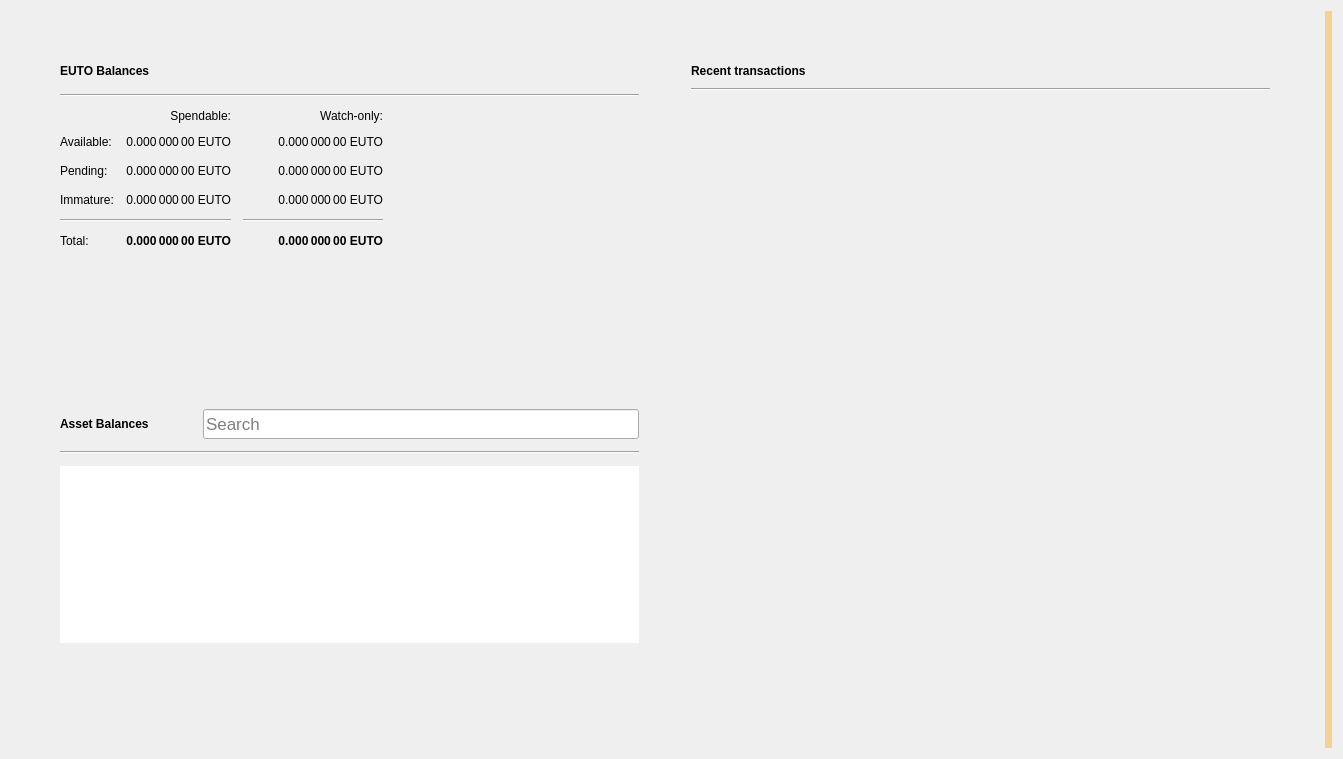
<?xml version="1.0" encoding="UTF-8"?>
<ui version="4.0">
 <class>OverviewPage</class>
 <widget class="QWidget" name="OverviewPage">
  <property name="geometry">
   <rect>
    <x>0</x>
    <y>0</y>
    <width>1343</width>
    <height>759</height>
   </rect>
  </property>
  <property name="windowTitle">
   <string>Form</string>
  </property>
  <property name="autoFillBackground">
   <bool>false</bool>
  </property>
  <layout class="QGridLayout" name="gridLayout_3">
   <item row="0" column="1">
    <layout class="QVBoxLayout" name="verticalLayout_7">
     <property name="spacing">
      <number>0</number>
     </property>
     <property name="leftMargin">
      <number>0</number>
     </property>
     <property name="topMargin">
      <number>0</number>
     </property>
     <property name="rightMargin">
      <number>0</number>
     </property>
     <property name="bottomMargin">
      <number>0</number>
     </property>
     <item>
      <layout class="QHBoxLayout" name="horizontalLayout" stretch="0,0">
       <property name="spacing">
        <number>34</number>
       </property>
       <property name="sizeConstraint">
        <enum>QLayout::SetMaximumSize</enum>
       </property>
       <property name="leftMargin">
        <number>40</number>
       </property>
       <property name="topMargin">
        <number>40</number>
       </property>
       <property name="rightMargin">
        <number>40</number>
       </property>
       <property name="bottomMargin">
        <number>40</number>
       </property>
       <item>
        <layout class="QVBoxLayout" name="verticalLayout_2">
         <property name="spacing">
          <number>34</number>
         </property>
         <property name="rightMargin">
          <number>0</number>
         </property>
         <item>
          <widget class="QFrame" name="frame">
           <property name="sizePolicy">
            <sizepolicy hsizetype="Preferred" vsizetype="Preferred">
             <horstretch>0</horstretch>
             <verstretch>0</verstretch>
            </sizepolicy>
           </property>
           <property name="frameShape">
            <enum>QFrame::NoFrame</enum>
           </property>
           <property name="frameShadow">
            <enum>QFrame::Raised</enum>
           </property>
           <property name="lineWidth">
            <number>10</number>
           </property>
           <layout class="QVBoxLayout" name="verticalLayout_4">
            <property name="spacing">
             <number>12</number>
            </property>
            <item>
             <layout class="QHBoxLayout" name="horizontalLayout_4">
              <item>
               <widget class="QLabel" name="rvnBalancesLabel">
                <property name="font">
                 <font>
                  <weight>75</weight>
                  <bold>true</bold>
                 </font>
                </property>
                <property name="text">
                 <string>EUTO Balances</string>
                </property>
               </widget>
              </item>
              <item>
               <widget class="QPushButton" name="labelWalletStatus">
                <property name="enabled">
                 <bool>true</bool>
                </property>
                <property name="maximumSize">
                 <size>
                  <width>30</width>
                  <height>16777215</height>
                 </size>
                </property>
                <property name="toolTip">
                 <string>The displayed information may be out of date. Your wallet automatically synchronizes with the EutoCoin network after a connection is established, but this process has not completed yet.</string>
                </property>
                <property name="text">
                 <string/>
                </property>
                <property name="icon">
                 <iconset>
                  <normaloff>:/icons/warning</normaloff>
                  <disabledoff>:/icons/warning</disabledoff>:/icons/warning</iconset>
                </property>
                <property name="iconSize">
                 <size>
                  <width>24</width>
                  <height>24</height>
                 </size>
                </property>
                <property name="flat">
                 <bool>true</bool>
                </property>
               </widget>
              </item>
              <item>
               <spacer name="horizontalSpacer_3">
                <property name="orientation">
                 <enum>Qt::Horizontal</enum>
                </property>
                <property name="sizeHint" stdset="0">
                 <size>
                  <width>40</width>
                  <height>20</height>
                 </size>
                </property>
               </spacer>
              </item>
             </layout>
            </item>
            <item>
             <widget class="Line" name="line_2">
              <property name="orientation">
               <enum>Qt::Horizontal</enum>
              </property>
             </widget>
            </item>
            <item>
             <layout class="QGridLayout" name="gridLayout">
              <property name="spacing">
               <number>12</number>
              </property>
              <item row="3" column="2">
               <widget class="QLabel" name="labelWatchImmature">
                <property name="font">
                 <font>
                  <weight>50</weight>
                  <bold>false</bold>
                 </font>
                </property>
                <property name="cursor">
                 <cursorShape>IBeamCursor</cursorShape>
                </property>
                <property name="toolTip">
                 <string>Mined balance in watch-only addresses that has not yet matured</string>
                </property>
                <property name="text">
                 <string notr="true">0.000 000 00 EUTO</string>
                </property>
                <property name="alignment">
                 <set>Qt::AlignRight|Qt::AlignTrailing|Qt::AlignVCenter</set>
                </property>
                <property name="textInteractionFlags">
                 <set>Qt::LinksAccessibleByMouse|Qt::TextSelectableByKeyboard|Qt::TextSelectableByMouse</set>
                </property>
               </widget>
              </item>
              <item row="2" column="3">
               <spacer name="horizontalSpacer_2">
                <property name="orientation">
                 <enum>Qt::Horizontal</enum>
                </property>
                <property name="sizeHint" stdset="0">
                 <size>
                  <width>40</width>
                  <height>20</height>
                 </size>
                </property>
               </spacer>
              </item>
              <item row="1" column="0">
               <widget class="QLabel" name="labelBalanceText">
                <property name="text">
                 <string>Available:</string>
                </property>
               </widget>
              </item>
              <item row="1" column="2">
               <widget class="QLabel" name="labelWatchAvailable">
                <property name="font">
                 <font>
                  <weight>50</weight>
                  <bold>false</bold>
                 </font>
                </property>
                <property name="cursor">
                 <cursorShape>IBeamCursor</cursorShape>
                </property>
                <property name="toolTip">
                 <string>Your current balance in watch-only addresses</string>
                </property>
                <property name="text">
                 <string notr="true">0.000 000 00 EUTO</string>
                </property>
                <property name="alignment">
                 <set>Qt::AlignRight|Qt::AlignTrailing|Qt::AlignVCenter</set>
                </property>
                <property name="textInteractionFlags">
                 <set>Qt::LinksAccessibleByMouse|Qt::TextSelectableByKeyboard|Qt::TextSelectableByMouse</set>
                </property>
               </widget>
              </item>
              <item row="2" column="1">
               <widget class="QLabel" name="labelUnconfirmed">
                <property name="font">
                 <font>
                  <weight>50</weight>
                  <bold>false</bold>
                 </font>
                </property>
                <property name="cursor">
                 <cursorShape>IBeamCursor</cursorShape>
                </property>
                <property name="toolTip">
                 <string>Total of transactions that have yet to be confirmed, and do not yet count toward the spendable balance</string>
                </property>
                <property name="text">
                 <string notr="true">0.000 000 00 EUTO</string>
                </property>
                <property name="alignment">
                 <set>Qt::AlignRight|Qt::AlignTrailing|Qt::AlignVCenter</set>
                </property>
                <property name="textInteractionFlags">
                 <set>Qt::LinksAccessibleByMouse|Qt::TextSelectableByKeyboard|Qt::TextSelectableByMouse</set>
                </property>
               </widget>
              </item>
              <item row="4" column="2">
               <widget class="Line" name="lineWatchBalance">
                <property name="sizePolicy">
                 <sizepolicy hsizetype="Preferred" vsizetype="Fixed">
                  <horstretch>0</horstretch>
                  <verstretch>0</verstretch>
                 </sizepolicy>
                </property>
                <property name="minimumSize">
                 <size>
                  <width>140</width>
                  <height>0</height>
                 </size>
                </property>
                <property name="orientation">
                 <enum>Qt::Horizontal</enum>
                </property>
               </widget>
              </item>
              <item row="0" column="1">
               <widget class="QLabel" name="labelSpendable">
                <property name="text">
                 <string>Spendable:</string>
                </property>
                <property name="alignment">
                 <set>Qt::AlignRight|Qt::AlignTrailing|Qt::AlignVCenter</set>
                </property>
               </widget>
              </item>
              <item row="3" column="0">
               <widget class="QLabel" name="labelImmatureText">
                <property name="text">
                 <string>Immature:</string>
                </property>
               </widget>
              </item>
              <item row="5" column="2">
               <widget class="QLabel" name="labelWatchTotal">
                <property name="font">
                 <font>
                  <weight>75</weight>
                  <bold>true</bold>
                 </font>
                </property>
                <property name="cursor">
                 <cursorShape>IBeamCursor</cursorShape>
                </property>
                <property name="toolTip">
                 <string>Current total balance in watch-only addresses</string>
                </property>
                <property name="text">
                 <string notr="true">0.000 000 00 EUTO</string>
                </property>
                <property name="alignment">
                 <set>Qt::AlignRight|Qt::AlignTrailing|Qt::AlignVCenter</set>
                </property>
                <property name="textInteractionFlags">
                 <set>Qt::LinksAccessibleByMouse|Qt::TextSelectableByKeyboard|Qt::TextSelectableByMouse</set>
                </property>
               </widget>
              </item>
              <item row="4" column="0" colspan="2">
               <widget class="Line" name="line">
                <property name="orientation">
                 <enum>Qt::Horizontal</enum>
                </property>
               </widget>
              </item>
              <item row="0" column="2">
               <widget class="QLabel" name="labelWatchonly">
                <property name="text">
                 <string>Watch-only:</string>
                </property>
                <property name="alignment">
                 <set>Qt::AlignRight|Qt::AlignTrailing|Qt::AlignVCenter</set>
                </property>
               </widget>
              </item>
              <item row="5" column="1">
               <widget class="QLabel" name="labelTotal">
                <property name="font">
                 <font>
                  <weight>75</weight>
                  <bold>true</bold>
                 </font>
                </property>
                <property name="cursor">
                 <cursorShape>IBeamCursor</cursorShape>
                </property>
                <property name="toolTip">
                 <string>Your current total balance</string>
                </property>
                <property name="text">
                 <string notr="true">0.000 000 00 EUTO</string>
                </property>
                <property name="alignment">
                 <set>Qt::AlignRight|Qt::AlignTrailing|Qt::AlignVCenter</set>
                </property>
                <property name="textInteractionFlags">
                 <set>Qt::LinksAccessibleByMouse|Qt::TextSelectableByKeyboard|Qt::TextSelectableByMouse</set>
                </property>
               </widget>
              </item>
              <item row="1" column="1">
               <widget class="QLabel" name="labelBalance">
                <property name="font">
                 <font>
                  <weight>50</weight>
                  <bold>false</bold>
                 </font>
                </property>
                <property name="cursor">
                 <cursorShape>IBeamCursor</cursorShape>
                </property>
                <property name="toolTip">
                 <string>Your current spendable balance</string>
                </property>
                <property name="text">
                 <string notr="true">0.000 000 00 EUTO</string>
                </property>
                <property name="alignment">
                 <set>Qt::AlignRight|Qt::AlignTrailing|Qt::AlignVCenter</set>
                </property>
                <property name="textInteractionFlags">
                 <set>Qt::LinksAccessibleByMouse|Qt::TextSelectableByKeyboard|Qt::TextSelectableByMouse</set>
                </property>
               </widget>
              </item>
              <item row="2" column="0">
               <widget class="QLabel" name="labelPendingText">
                <property name="text">
                 <string>Pending:</string>
                </property>
               </widget>
              </item>
              <item row="5" column="0">
               <widget class="QLabel" name="labelTotalText">
                <property name="text">
                 <string>Total:</string>
                </property>
               </widget>
              </item>
              <item row="3" column="1">
               <widget class="QLabel" name="labelImmature">
                <property name="font">
                 <font>
                  <weight>50</weight>
                  <bold>false</bold>
                 </font>
                </property>
                <property name="cursor">
                 <cursorShape>IBeamCursor</cursorShape>
                </property>
                <property name="toolTip">
                 <string>Mined balance that has not yet matured</string>
                </property>
                <property name="text">
                 <string notr="true">0.000 000 00 EUTO</string>
                </property>
                <property name="alignment">
                 <set>Qt::AlignRight|Qt::AlignTrailing|Qt::AlignVCenter</set>
                </property>
                <property name="textInteractionFlags">
                 <set>Qt::LinksAccessibleByMouse|Qt::TextSelectableByKeyboard|Qt::TextSelectableByMouse</set>
                </property>
               </widget>
              </item>
              <item row="2" column="2">
               <widget class="QLabel" name="labelWatchPending">
                <property name="font">
                 <font>
                  <weight>50</weight>
                  <bold>false</bold>
                 </font>
                </property>
                <property name="cursor">
                 <cursorShape>IBeamCursor</cursorShape>
                </property>
                <property name="toolTip">
                 <string>Unconfirmed transactions to watch-only addresses</string>
                </property>
                <property name="text">
                 <string notr="true">0.000 000 00 EUTO</string>
                </property>
                <property name="alignment">
                 <set>Qt::AlignRight|Qt::AlignTrailing|Qt::AlignVCenter</set>
                </property>
                <property name="textInteractionFlags">
                 <set>Qt::LinksAccessibleByMouse|Qt::TextSelectableByKeyboard|Qt::TextSelectableByMouse</set>
                </property>
               </widget>
              </item>
             </layout>
            </item>
           </layout>
          </widget>
         </item>
         <item>
          <widget class="QWidget" name="assetVerticalSpaceWidget2" native="true">
           <property name="autoFillBackground">
            <bool>false</bool>
           </property>
           <layout class="QVBoxLayout" name="verticalLayout_6">
            <item>
             <spacer name="verticalSpacer_4">
              <property name="orientation">
               <enum>Qt::Vertical</enum>
              </property>
              <property name="sizeHint" stdset="0">
               <size>
                <width>20</width>
                <height>87</height>
               </size>
              </property>
             </spacer>
            </item>
           </layout>
          </widget>
         </item>
         <item>
          <widget class="QFrame" name="assetFrame">
           <property name="autoFillBackground">
            <bool>true</bool>
           </property>
           <property name="frameShape">
            <enum>QFrame::NoFrame</enum>
           </property>
           <property name="frameShadow">
            <enum>QFrame::Plain</enum>
           </property>
           <property name="lineWidth">
            <number>0</number>
           </property>
           <layout class="QVBoxLayout" name="verticalLayout_5">
            <property name="spacing">
             <number>12</number>
            </property>
            <item>
             <layout class="QHBoxLayout" name="assetBalanceHorizontalLayout">
              <item alignment="Qt::AlignVCenter">
               <widget class="QLabel" name="assetBalanceLabel">
                <property name="font">
                 <font>
                  <weight>75</weight>
                  <bold>true</bold>
                 </font>
                </property>
                <property name="text">
                 <string>Asset Balances</string>
                </property>
               </widget>
              </item>
              <item>
               <widget class="QPushButton" name="labelAssetStatus">
                <property name="enabled">
                 <bool>true</bool>
                </property>
                <property name="maximumSize">
                 <size>
                  <width>30</width>
                  <height>16777215</height>
                 </size>
                </property>
                <property name="toolTip">
                 <string>The displayed information may be out of date. Your wallet automatically synchronizes with the EutoCoin network after a connection is established, but this process has not completed yet.</string>
                </property>
                <property name="text">
                 <string/>
                </property>
                <property name="icon">
                 <iconset>
                  <normaloff>:/icons/warning</normaloff>
                  <disabledoff>:/icons/warning</disabledoff>:/icons/warning</iconset>
                </property>
                <property name="iconSize">
                 <size>
                  <width>24</width>
                  <height>24</height>
                 </size>
                </property>
                <property name="flat">
                 <bool>true</bool>
                </property>
               </widget>
              </item>
              <item alignment="Qt::AlignBottom">
               <widget class="QLineEdit" name="assetSearch">
                <property name="sizePolicy">
                 <sizepolicy hsizetype="Expanding" vsizetype="Preferred">
                  <horstretch>0</horstretch>
                  <verstretch>0</verstretch>
                 </sizepolicy>
                </property>
                <property name="minimumSize">
                 <size>
                  <width>0</width>
                  <height>30</height>
                 </size>
                </property>
                <property name="maximumSize">
                 <size>
                  <width>16777215</width>
                  <height>30</height>
                 </size>
                </property>
                <property name="sizeIncrement">
                 <size>
                  <width>0</width>
                  <height>0</height>
                 </size>
                </property>
                <property name="baseSize">
                 <size>
                  <width>0</width>
                  <height>0</height>
                 </size>
                </property>
                <property name="font">
                 <font>
                  <pointsize>13</pointsize>
                 </font>
                </property>
                <property name="maxLength">
                 <number>32</number>
                </property>
                <property name="frame">
                 <bool>true</bool>
                </property>
                <property name="alignment">
                 <set>Qt::AlignLeading|Qt::AlignLeft|Qt::AlignVCenter</set>
                </property>
                <property name="placeholderText">
                 <string>Search</string>
                </property>
                <property name="clearButtonEnabled">
                 <bool>true</bool>
                </property>
               </widget>
              </item>
             </layout>
            </item>
            <item>
             <widget class="Line" name="assetBalanceLine">
              <property name="orientation">
               <enum>Qt::Horizontal</enum>
              </property>
             </widget>
            </item>
            <item>
             <widget class="QListView" name="listAssets">
              <property name="frameShape">
               <enum>QFrame::NoFrame</enum>
              </property>
              <property name="lineWidth">
               <number>0</number>
              </property>
              <property name="verticalScrollMode">
               <enum>QAbstractItemView::ScrollPerItem</enum>
              </property>
             </widget>
            </item>
            <item>
             <widget class="QWidget" name="assetVerticalSpaceWidget" native="true">
              <property name="autoFillBackground">
               <bool>false</bool>
              </property>
              <layout class="QVBoxLayout" name="verticalLayout">
               <item>
                <spacer name="verticalSpacer_3">
                 <property name="orientation">
                  <enum>Qt::Vertical</enum>
                 </property>
                 <property name="sizeHint" stdset="0">
                  <size>
                   <width>20</width>
                   <height>40</height>
                  </size>
                 </property>
                </spacer>
               </item>
              </layout>
             </widget>
            </item>
           </layout>
          </widget>
         </item>
        </layout>
       </item>
       <item>
        <layout class="QVBoxLayout" name="verticalLayout_3">
         <property name="spacing">
          <number>34</number>
         </property>
         <property name="leftMargin">
          <number>0</number>
         </property>
         <item>
          <widget class="QFrame" name="frame_2">
           <property name="sizePolicy">
            <sizepolicy hsizetype="Preferred" vsizetype="Fixed">
             <horstretch>0</horstretch>
             <verstretch>0</verstretch>
            </sizepolicy>
           </property>
           <property name="frameShape">
            <enum>QFrame::NoFrame</enum>
           </property>
           <property name="frameShadow">
            <enum>QFrame::Plain</enum>
           </property>
           <property name="lineWidth">
            <number>0</number>
           </property>
           <layout class="QGridLayout" name="gridLayout_2">
            <property name="horizontalSpacing">
             <number>12</number>
            </property>
            <item row="0" column="0">
             <layout class="QHBoxLayout" name="horizontalLayout_2">
              <item>
               <widget class="QLabel" name="recentTransactionsLabel">
                <property name="font">
                 <font>
                  <weight>75</weight>
                  <bold>true</bold>
                 </font>
                </property>
                <property name="text">
                 <string>Recent transactions</string>
                </property>
               </widget>
              </item>
              <item>
               <widget class="QPushButton" name="labelTransactionsStatus">
                <property name="enabled">
                 <bool>true</bool>
                </property>
                <property name="maximumSize">
                 <size>
                  <width>30</width>
                  <height>16777215</height>
                 </size>
                </property>
                <property name="toolTip">
                 <string>The displayed information may be out of date. Your wallet automatically synchronizes with the EutoCoin network after a connection is established, but this process has not completed yet.</string>
                </property>
                <property name="text">
                 <string/>
                </property>
                <property name="icon">
                 <iconset>
                  <normaloff>:/icons/warning</normaloff>
                  <disabledoff>:/icons/warning</disabledoff>:/icons/warning</iconset>
                </property>
                <property name="iconSize">
                 <size>
                  <width>24</width>
                  <height>24</height>
                 </size>
                </property>
                <property name="flat">
                 <bool>true</bool>
                </property>
               </widget>
              </item>
              <item>
               <spacer name="horizontalSpacer">
                <property name="orientation">
                 <enum>Qt::Horizontal</enum>
                </property>
                <property name="sizeHint" stdset="0">
                 <size>
                  <width>40</width>
                  <height>20</height>
                 </size>
                </property>
               </spacer>
              </item>
             </layout>
            </item>
            <item row="2" column="0">
             <widget class="QListView" name="listTransactions">
              <property name="styleSheet">
               <string notr="true">QListView { background: transparent; }</string>
              </property>
              <property name="frameShape">
               <enum>QFrame::NoFrame</enum>
              </property>
              <property name="verticalScrollBarPolicy">
               <enum>Qt::ScrollBarAlwaysOff</enum>
              </property>
              <property name="horizontalScrollBarPolicy">
               <enum>Qt::ScrollBarAlwaysOff</enum>
              </property>
              <property name="selectionMode">
               <enum>QAbstractItemView::NoSelection</enum>
              </property>
             </widget>
            </item>
            <item row="1" column="0">
             <widget class="Line" name="line_3">
              <property name="orientation">
               <enum>Qt::Horizontal</enum>
              </property>
             </widget>
            </item>
           </layout>
          </widget>
         </item>
         <item>
          <spacer name="verticalSpacer_2">
           <property name="orientation">
            <enum>Qt::Vertical</enum>
           </property>
           <property name="sizeHint" stdset="0">
            <size>
             <width>20</width>
             <height>40</height>
            </size>
           </property>
          </spacer>
         </item>
        </layout>
       </item>
      </layout>
     </item>
    </layout>
   </item>
   <item row="0" column="3">
    <widget class="QLabel" name="labelAlerts">
     <property name="visible">
      <bool>true</bool>
     </property>
     <property name="styleSheet">
      <string notr="true">QLabel { background-color: qlineargradient(x1: 0, y1: 0, x2: 1, y2: 0, stop:0 #F0D0A0, stop:1 #F8D488); color:#000000; }</string>
     </property>
     <property name="wordWrap">
      <bool>true</bool>
     </property>
     <property name="margin">
      <number>3</number>
     </property>
     <property name="textInteractionFlags">
      <set>Qt::TextSelectableByMouse</set>
     </property>
    </widget>
   </item>
  </layout>
 </widget>
 <resources/>
 <connections/>
</ui>
